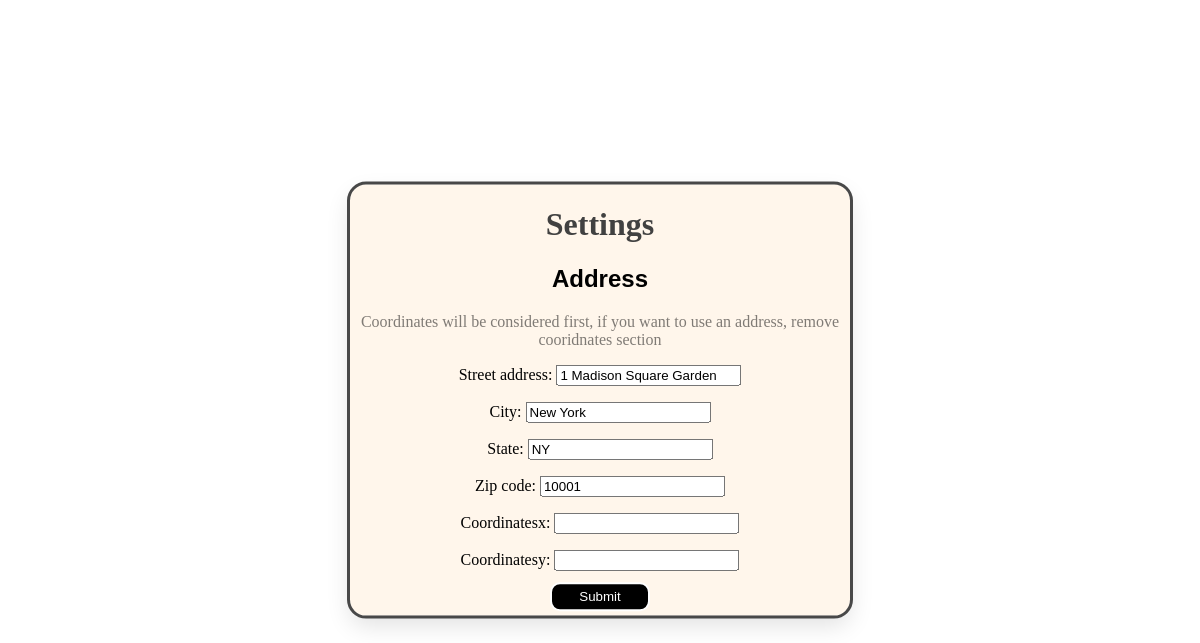
/accounts/settings/ (signed in), run on an earlier commit of the app's database.
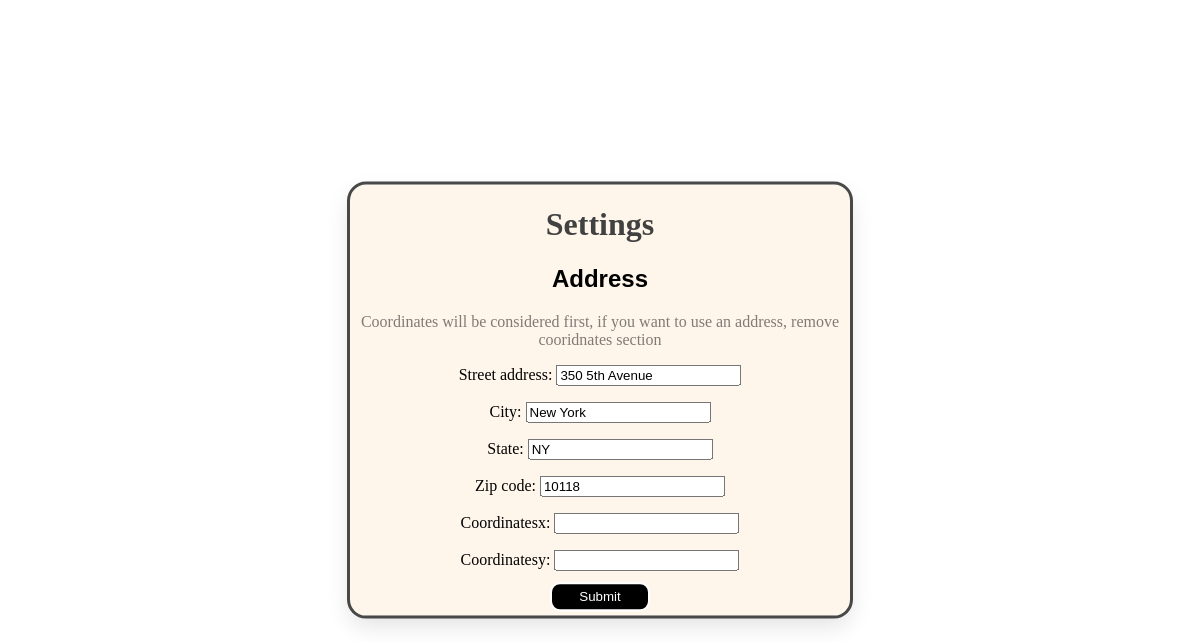
And on a later commit of the database.
### users/models.py (models this page shows, shortened)
class UserSetting(models.Model):
    user = models.OneToOneField(User, on_delete=models.CASCADE, null=True, blank=True, related_name="settings")
    street_address = models.CharField(max_length=255, default="1 Officer Manny Familia Wy")
    city = models.CharField(max_length=100, default="Worcester")
    state = models.CharField(max_length=50, default="MA")
    zip_code = models.CharField(max_length=10, blank=True, null=True, default="01605")
    coordinatesx = models.CharField(blank=True, null=True)
    coordinatesy = models.CharField(blank=True, null=True)

### users/views.py (the view)
# urls.py: path('settings/',views.settings, name="settings"),
@login_required
def settings(request):
    user_settings, created = UserSetting.objects.get_or_create(user=request.user)
    if request.method == "POST":
        form = SettingsForm(request.POST, instance=user_settings)
        if form.is_valid():
            form.save()
            return redirect("home:homepage")
    else:
        form = SettingsForm(instance=user_settings)
    return render(request, "settings.html", {
        "form": form
    })

### users/forms.py
class SettingsForm(forms.ModelForm):
    class Meta:
        model = UserSetting
        fields = ['street_address', 'city', 'state', 'zip_code', "coordinatesx", "coordinatesy"]

### users/templates/settings.html (shortened to what this page needs)
{% load static %}
<!DOCTYPE html>
<html lang="en">
<head>
    <link rel="stylesheet" href="{% static 'settings.css' %}">
</head>
<body>
    <div id="Settings">
        <h1>Settings</h1>
        <h2>Address</h2>
        <p class="Disclaimer">
            Coordinates will be considered first, if you want to use an address, remove cooridnates section
        </p>
        <form method="post">
            {{ form.as_p }}
            <button type="submit" id="SubmitButton">Submit</button>
        </form>
    </div>
</body>
</html>

### users/static/settings.css (style rules this page uses)
body { background-color: white; }
#Settings { outline: 3px rgb(72, 72, 72) solid; background-color: rgb(255, 246, 235); box-shadow: 0 10px 25px rgba(0, 0, 0, 0.12); border-radius: 16px; width: 500px; height: auto; position: absolute; top: 50%; left: 50%; transform: translate(-50%, -50%); }
#Settings > h1 { text-align: center; font-family: 'Times New Roman', Times, serif; color: rgb(65, 65, 65); }
.Disclaimer { color: rgba(0, 0, 0, 0.5); }
p { text-align: center; }
label { font-family: 'Times New Roman', Times, serif; }
h2 { text-align: center; font-family: Arial, "Helvetica Neue", Helvetica, sans-serif; }
#SubmitButton { display: block; margin: 0 auto; border: white, 2px, solid; color: rgb(255, 255, 255); background-color: rgb(0, 0, 0); border-radius: 10px; padding: 10px 16px; min-width: 100px; transition: all 0.2s ease; padding: 5px; transform: translateY(-15%); cursor: pointer; }

What changed in the data, as far as the page shows it:
changed UserSetting "New York": street_address "1 Madison Square Garden" → "350 5th Avenue"; zip_code "10001" → "10118"
